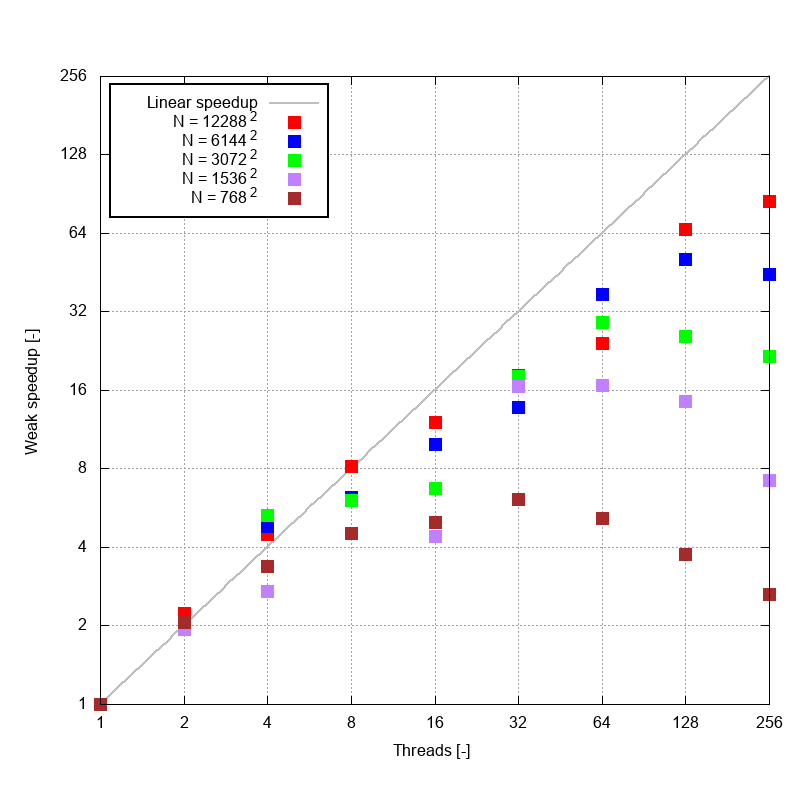

Generate this figure with gnuplot:
set datafile separator ","
set output 'strong-scalability-lines.png'
set term png size 800, 800
set tmargin 4
set lmargin 10
set bmargin 5

set logscale x 2
set logscale y 2

set xlabel 'Threads [-]'
set ylabel 'Weak speedup [-]'

set grid
set key left top
set key box lt -1 lw 2 width 1 height 1 opaque

set style line 1 lc rgb 'red' pt 5 ps 2   # square
set style line 2 lc rgb 'blue' pt 5 ps 2  # circle
set style line 3 lc rgb 'green' pt 5 ps 2  # circle
set style line 4 lc rgb 'purple' pt 5 ps 2  # circle
set style line 5 lc rgb 'brown' pt 5 ps 2  # circle

tit(e) = sprintf("N = %d^{2}", e)

f(x) = x

plot \
    f(x) with lines lc rgb 'gray' lw 2 title 'Linear speedup', \
    "weak-scalability.csv" using 3:($1==12288?$15:1/0):xtic($3) with points ls 1 title tit(12288), \
    "weak-scalability.csv" using 3:($1==6144?$15:1/0):xtic($3) with points ls 2 title tit(6144), \
    "weak-scalability.csv" using 3:($1==3072?$15:1/0):xtic($3) with points ls 3 title tit(3072), \
    "weak-scalability.csv" using 3:($1==1536?$15:1/0):xtic($3) with points ls 4 title tit(1536), \
    "weak-scalability.csv" using 3:($1==768?$15:1/0):xtic($3) with points ls 5 title tit(768)